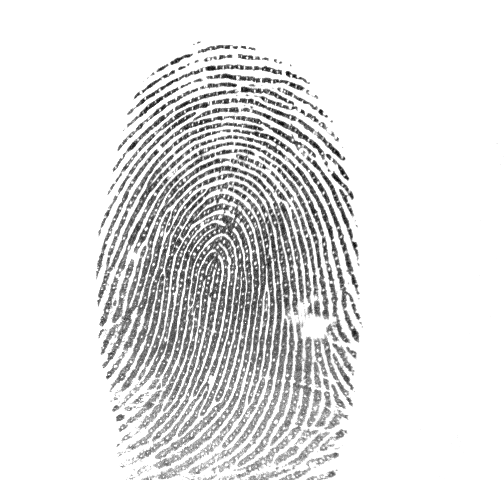
#> input picture image_process/opencv/SIFT/dataset/0012_3_1.bmp, 504 x 480 px
$ jupyter execute match_rotate.ipynb
#> lines starting #> are read from the running program, lines starting #| are printed output that depends on the picture
[cell 1]
import numpy as np
import cv2
from matplotlib import pyplot as plt

img1 = cv2.imread('dataset/0012_3_1.bmp',cv2.IMREAD_GRAYSCALE)
#> img1 is the input picture: shape (480, 504); min 1, max 255, mean 226.3
img2 = cv2.imread('dataset/012_8_1.bmp',cv2.IMREAD_GRAYSCALE)
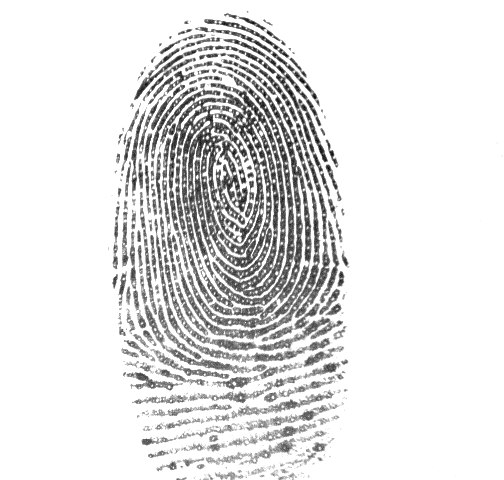
#> input picture image_process/opencv/SIFT/dataset/012_8_1.bmp, 504 x 480 px
#> img2 is the input picture: shape (480, 504); min 0, max 255, mean 227.2
img3 = cv2.imread('dataset/0012_3_2.bmp',cv2.IMREAD_GRAYSCALE)
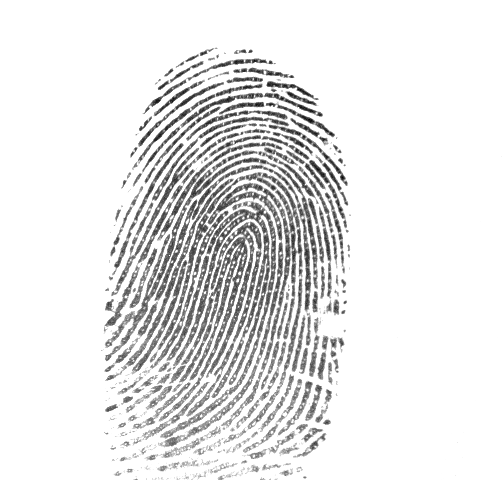
#> input picture image_process/opencv/SIFT/dataset/0012_3_2.bmp, 504 x 480 px
#> img3 is the input picture: shape (480, 504); min 0, max 255, mean 231.3
img4 = cv2.imread('dataset/0012_3_12.bmp',cv2.IMREAD_GRAYSCALE)# rotate of img1
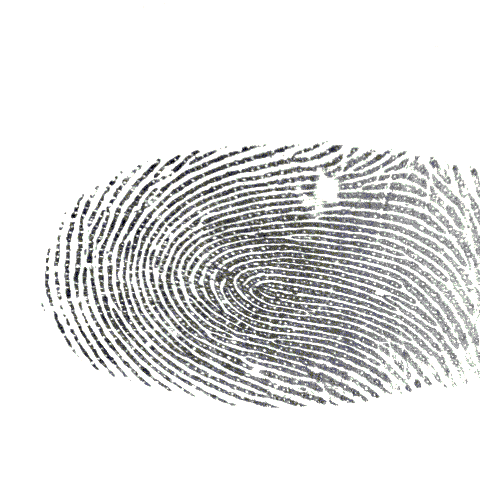
#> input picture image_process/opencv/SIFT/dataset/0012_3_12.bmp, 480 x 504 px
#> img4: shape (504, 480); min 0, max 255, mean 226.6
img5 = cv2.imread('dataset/0012_3_13.bmp',cv2.IMREAD_GRAYSCALE)# rotate of img1
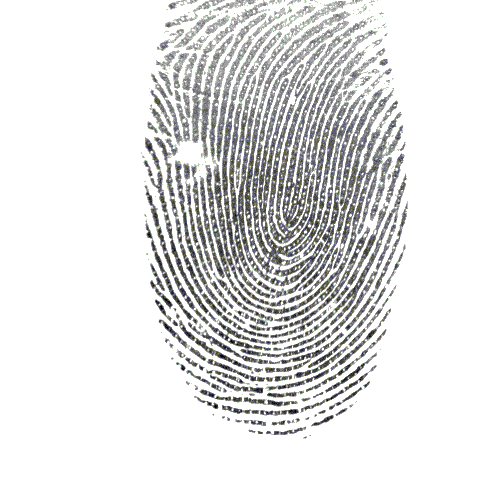
#> input picture image_process/opencv/SIFT/dataset/0012_3_13.bmp, 504 x 480 px
#> img5: shape (480, 504); min 0, max 255, mean 226.6
# Initiate ORB detector
orb = cv2.ORB_create()

# find the keypoints and descriptors with SIFT
kp1, des1 = orb.detectAndCompute(img1,None)
#> kp1 = 500 keypoints; strongest (x, y, size): (287, 73, 31), (242, 89, 31), (355, 244, 31), (321, 110, 31)
kp2, des2 = orb.detectAndCompute(img2,None)
#> kp2 = 500 keypoints; strongest (x, y, size): (248, 175, 31), (219, 149, 31), (278, 75, 31), (252, 116, 31)
kp3, des3 = orb.detectAndCompute(img3,None)
#> kp3 = 500 keypoints; strongest (x, y, size): (262, 105, 31), (316, 135, 31), (317, 133, 31), (341, 178, 31)
kp4, des4 = orb.detectAndCompute(img4,None)
#> kp4 = 500 keypoints; strongest (x, y, size): (73, 216, 31), (89, 261, 31), (110, 183, 31), (84, 212, 31)
kp5, des5 = orb.detectAndCompute(img5,None)
#> kp5 = 500 keypoints; strongest (x, y, size): (216, 406, 31), (261, 390, 31), (183, 369, 31), (212, 395, 31)

[cell 2]
def get_ave_dist(matches):
    tmp = []
    k=200
    if(len(matches)>k):
        tmp[:k]=matches[:k]
    else:
        tmp = matches

    ave=0
    for x in tmp:
        ave+=x.distance
    return ave/len(tmp)

[cell 3]
# match 1 and 2

# create BFMatcher object
bf = cv2.BFMatcher(cv2.NORM_HAMMING, crossCheck=True)

# Match descriptors.
matches = bf.match(des1,des2)
#> matches = 166 matches

# Sort them in the order of their distance.
matches = sorted(matches, key = lambda x:x.distance)
get_ave_dist(matches),len(matches)
#> the loop in get_ave_dist, `for x in tmp:` made 166 passes
#> ave on passes 1 to 3: 43, 88, 136
#> after the loop in get_ave_dist, `for x in tmp:`: ave = 11868
#> Out = (71.49, 166)

[cell 4]
# match 1 and 3

# create BFMatcher object
bf = cv2.BFMatcher(cv2.NORM_HAMMING, crossCheck=True)

# Match descriptors.
matches = bf.match(des1,des3)
#> matches = 163 matches

# Sort them in the order of their distance.
matches = sorted(matches, key = lambda x:x.distance)
get_ave_dist(matches),len(matches)
#> the loop in get_ave_dist (call 2), `for x in tmp:` made 163 passes
#> ave on passes 1 to 3: 39, 79, 121
#> Out = (68.53, 163)

[cell 5]
# match 2 and 3

# create BFMatcher object
bf = cv2.BFMatcher(cv2.NORM_HAMMING, crossCheck=True)

# Match descriptors.
matches = bf.match(des2,des3)
#> matches = 156 matches

# Sort them in the order of their distance.
matches = sorted(matches, key = lambda x:x.distance)
get_ave_dist(matches),len(matches)
#> Out = (72.29, 156)

[cell 6]
# match 1 and 4

# create BFMatcher object
bf = cv2.BFMatcher(cv2.NORM_HAMMING, crossCheck=True)

# Match descriptors.
matches = bf.match(des1,des4)
#> matches = 435 matches

# Sort them in the order of their distance.
matches = sorted(matches, key = lambda x:x.distance)
get_ave_dist(matches),len(matches)
#> Out = (3.73, 435)

[cell 7]
# match 1 and 5

# create BFMatcher object
bf = cv2.BFMatcher(cv2.NORM_HAMMING, crossCheck=True)

# Match descriptors.
matches = bf.match(des1,des5)

# Sort them in the order of their distance.
matches = sorted(matches, key = lambda x:x.distance)
get_ave_dist(matches),len(matches)
#> Out = (3.73, 435)

[cell 8]
# match 4 and 5

# create BFMatcher object
bf = cv2.BFMatcher(cv2.NORM_HAMMING, crossCheck=True)

# Match descriptors.
matches = bf.match(des4,des5)
#> matches = 500 matches

# Sort them in the order of their distance.
matches = sorted(matches, key = lambda x:x.distance)
get_ave_dist(matches),len(matches)
#> Out = (0, 500)
